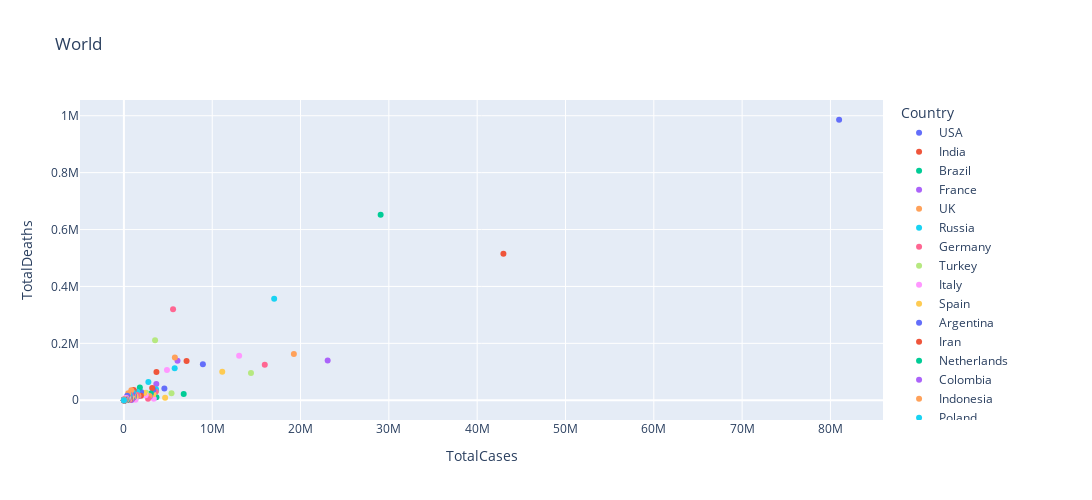

Source (notebook cell):
### Markdown cell above
Scatterplot để trực quan về mối quan hệ của hai cặp thông số:
- Tổng nhiễm / Tổng chết trên toàn thế giới.
- Ca nhiễm / ca chết trong 7 ngày gần đây / 1 triệu dân trên toàn thế giới.

### Code cell
scatterplot_df_day = df_covid_yesterday[['Country','TotalCases','TotalDeaths']]
fig = px.scatter(scatterplot_df_day, x='TotalCases', y='TotalDeaths',color='Country',title='World')
fig.update_layout(height=500, width=1200)
fig.show()
